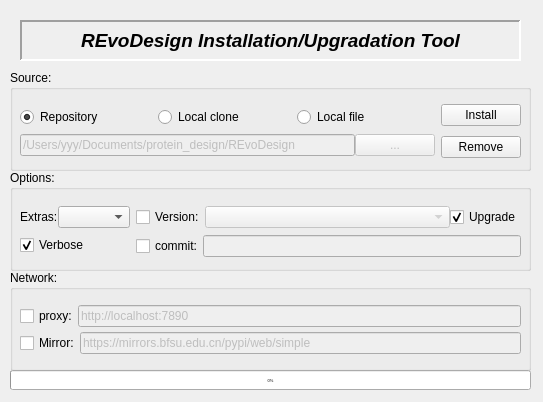
<?xml version="1.0" encoding="UTF-8"?>
<ui version="4.0">
 <class>Dialog</class>
 <widget class="QDialog" name="Dialog">
  <property name="geometry">
   <rect>
    <x>0</x>
    <y>0</y>
    <width>543</width>
    <height>402</height>
   </rect>
  </property>
  <property name="minimumSize">
   <size>
    <width>543</width>
    <height>0</height>
   </size>
  </property>
  <property name="maximumSize">
   <size>
    <width>543</width>
    <height>16777215</height>
   </size>
  </property>
  <property name="windowTitle">
   <string>REvoDesign Installer</string>
  </property>
  <property name="toolTipDuration">
   <number>2</number>
  </property>
  <widget class="QGroupBox" name="groupBox">
   <property name="geometry">
    <rect>
     <x>10</x>
     <y>70</y>
     <width>521</width>
     <height>101</height>
    </rect>
   </property>
   <property name="sizePolicy">
    <sizepolicy hsizetype="Fixed" vsizetype="Fixed">
     <horstretch>0</horstretch>
     <verstretch>0</verstretch>
    </sizepolicy>
   </property>
   <property name="title">
    <string>Source:</string>
   </property>
   <widget class="QWidget" name="horizontalLayoutWidget_2">
    <property name="geometry">
     <rect>
      <x>10</x>
      <y>30</y>
      <width>501</width>
      <height>64</height>
     </rect>
    </property>
    <layout class="QHBoxLayout" name="horizontalLayout_2">
     <item>
      <layout class="QVBoxLayout" name="verticalLayout">
       <property name="spacing">
        <number>0</number>
       </property>
       <item>
        <layout class="QHBoxLayout" name="horizontalLayout_3">
         <item>
          <widget class="QRadioButton" name="radioButton_from_repo">
           <property name="toolTip">
            <string>From GitHub repository</string>
           </property>
           <property name="whatsThis">
            <string/>
           </property>
           <property name="text">
            <string>Repository</string>
           </property>
           <property name="checked">
            <bool>true</bool>
           </property>
          </widget>
         </item>
         <item>
          <widget class="QRadioButton" name="radioButton_from_local_clone">
           <property name="toolTip">
            <string>From project directory containing `pyproject.toml`</string>
           </property>
           <property name="whatsThis">
            <string/>
           </property>
           <property name="text">
            <string>Local clone</string>
           </property>
          </widget>
         </item>
         <item>
          <widget class="QRadioButton" name="radioButton_from_local_file">
           <property name="toolTip">
            <string>From released zip/tarball file</string>
           </property>
           <property name="whatsThis">
            <string/>
           </property>
           <property name="text">
            <string>Local file</string>
           </property>
          </widget>
         </item>
        </layout>
       </item>
       <item>
        <layout class="QHBoxLayout" name="horizontalLayout">
         <item>
          <widget class="QLineEdit" name="lineEdit_local">
           <property name="enabled">
            <bool>false</bool>
           </property>
           <property name="sizePolicy">
            <sizepolicy hsizetype="Expanding" vsizetype="Maximum">
             <horstretch>0</horstretch>
             <verstretch>0</verstretch>
            </sizepolicy>
           </property>
           <property name="toolTip">
            <string>File/directory path to read</string>
           </property>
           <property name="whatsThis">
            <string/>
           </property>
           <property name="text">
            <string>/Users/yyy/Documents/protein_design/REvoDesign</string>
           </property>
          </widget>
         </item>
         <item>
          <widget class="QPushButton" name="pushButton_open">
           <property name="enabled">
            <bool>false</bool>
           </property>
           <property name="sizePolicy">
            <sizepolicy hsizetype="Minimum" vsizetype="Maximum">
             <horstretch>0</horstretch>
             <verstretch>0</verstretch>
            </sizepolicy>
           </property>
           <property name="text">
            <string>...</string>
           </property>
          </widget>
         </item>
        </layout>
       </item>
      </layout>
     </item>
     <item>
      <layout class="QVBoxLayout" name="verticalLayout_2">
       <item>
        <widget class="QPushButton" name="pushButton_install">
         <property name="sizePolicy">
          <sizepolicy hsizetype="Minimum" vsizetype="Fixed">
           <horstretch>0</horstretch>
           <verstretch>0</verstretch>
          </sizepolicy>
         </property>
         <property name="toolTip">
          <string>Install REvoDesign</string>
         </property>
         <property name="text">
          <string>Install</string>
         </property>
        </widget>
       </item>
       <item>
        <widget class="QPushButton" name="pushButton_remove">
         <property name="sizePolicy">
          <sizepolicy hsizetype="Minimum" vsizetype="Fixed">
           <horstretch>0</horstretch>
           <verstretch>0</verstretch>
          </sizepolicy>
         </property>
         <property name="toolTip">
          <string>Remove REvoDesign</string>
         </property>
         <property name="text">
          <string>Remove</string>
         </property>
        </widget>
       </item>
      </layout>
     </item>
    </layout>
   </widget>
  </widget>
  <widget class="QGroupBox" name="groupBox_2">
   <property name="geometry">
    <rect>
     <x>10</x>
     <y>170</y>
     <width>521</width>
     <height>101</height>
    </rect>
   </property>
   <property name="title">
    <string>Options:</string>
   </property>
   <widget class="QWidget" name="horizontalLayoutWidget_8">
    <property name="geometry">
     <rect>
      <x>10</x>
      <y>29</y>
      <width>501</width>
      <height>65</height>
     </rect>
    </property>
    <layout class="QHBoxLayout" name="horizontalLayout_8">
     <item>
      <layout class="QVBoxLayout" name="verticalLayout_3">
       <property name="spacing">
        <number>0</number>
       </property>
       <item>
        <layout class="QHBoxLayout" name="horizontalLayout_4">
         <item>
          <widget class="QLabel" name="label">
           <property name="sizePolicy">
            <sizepolicy hsizetype="Maximum" vsizetype="Preferred">
             <horstretch>0</horstretch>
             <verstretch>0</verstretch>
            </sizepolicy>
           </property>
           <property name="text">
            <string>Extras:</string>
           </property>
          </widget>
         </item>
         <item>
          <widget class="QComboBox" name="comboBox_extras">
           <property name="sizePolicy">
            <sizepolicy hsizetype="Fixed" vsizetype="Fixed">
             <horstretch>0</horstretch>
             <verstretch>0</verstretch>
            </sizepolicy>
           </property>
           <property name="maximumSize">
            <size>
             <width>75</width>
             <height>16777215</height>
            </size>
           </property>
           <property name="toolTip">
            <string>Extra definitions of dependencies.</string>
           </property>
           <property name="whatsThis">
            <string/>
           </property>
          </widget>
         </item>
        </layout>
       </item>
       <item>
        <layout class="QHBoxLayout" name="horizontalLayout_7">
         <item>
          <widget class="QCheckBox" name="checkBox_verbose">
           <property name="text">
            <string>Verbose</string>
           </property>
           <property name="checked">
            <bool>true</bool>
           </property>
          </widget>
         </item>
        </layout>
       </item>
      </layout>
     </item>
     <item>
      <layout class="QVBoxLayout" name="verticalLayout_4">
       <property name="spacing">
        <number>0</number>
       </property>
       <item>
        <layout class="QHBoxLayout" name="horizontalLayout_5">
         <item>
          <widget class="QCheckBox" name="checkBox_specified_version">
           <property name="sizePolicy">
            <sizepolicy hsizetype="Maximum" vsizetype="Fixed">
             <horstretch>0</horstretch>
             <verstretch>0</verstretch>
            </sizepolicy>
           </property>
           <property name="toolTip">
            <string>Install from a specific version</string>
           </property>
           <property name="whatsThis">
            <string/>
           </property>
           <property name="text">
            <string>Version:</string>
           </property>
          </widget>
         </item>
         <item>
          <widget class="QComboBox" name="comboBox_version">
           <property name="enabled">
            <bool>false</bool>
           </property>
           <property name="toolTip">
            <string>Install from a specific version number</string>
           </property>
          </widget>
         </item>
         <item>
          <widget class="QCheckBox" name="checkBox_upgrade">
           <property name="sizePolicy">
            <sizepolicy hsizetype="Maximum" vsizetype="Fixed">
             <horstretch>0</horstretch>
             <verstretch>0</verstretch>
            </sizepolicy>
           </property>
           <property name="toolTip">
            <string>Upgrade to the latest</string>
           </property>
           <property name="statusTip">
            <string/>
           </property>
           <property name="text">
            <string>Upgrade</string>
           </property>
           <property name="checked">
            <bool>true</bool>
           </property>
          </widget>
         </item>
        </layout>
       </item>
       <item>
        <layout class="QHBoxLayout" name="horizontalLayout_6">
         <item>
          <widget class="QCheckBox" name="checkBox_specified_commit">
           <property name="sizePolicy">
            <sizepolicy hsizetype="Maximum" vsizetype="Fixed">
             <horstretch>0</horstretch>
             <verstretch>0</verstretch>
            </sizepolicy>
           </property>
           <property name="toolTip">
            <string>Install from a specific commit/branch</string>
           </property>
           <property name="text">
            <string>commit:</string>
           </property>
          </widget>
         </item>
         <item>
          <widget class="QLineEdit" name="lineEdit_commit">
           <property name="enabled">
            <bool>false</bool>
           </property>
           <property name="toolTip">
            <string>Install from a specific commit/branch</string>
           </property>
          </widget>
         </item>
        </layout>
       </item>
      </layout>
     </item>
    </layout>
   </widget>
  </widget>
  <widget class="QLabel" name="label_2">
   <property name="geometry">
    <rect>
     <x>20</x>
     <y>20</y>
     <width>501</width>
     <height>41</height>
    </rect>
   </property>
   <property name="font">
    <font>
     <pointsize>14</pointsize>
     <weight>75</weight>
     <italic>true</italic>
     <bold>true</bold>
     <underline>false</underline>
     <strikeout>false</strikeout>
    </font>
   </property>
   <property name="frameShape">
    <enum>QFrame::Panel</enum>
   </property>
   <property name="frameShadow">
    <enum>QFrame::Sunken</enum>
   </property>
   <property name="lineWidth">
    <number>2</number>
   </property>
   <property name="midLineWidth">
    <number>0</number>
   </property>
   <property name="text">
    <string>REvoDesign Installation/Upgradation Tool</string>
   </property>
   <property name="textFormat">
    <enum>Qt::RichText</enum>
   </property>
   <property name="alignment">
    <set>Qt::AlignCenter</set>
   </property>
   <property name="margin">
    <number>3</number>
   </property>
  </widget>
  <widget class="QGroupBox" name="groupBox_3">
   <property name="geometry">
    <rect>
     <x>10</x>
     <y>270</y>
     <width>521</width>
     <height>101</height>
    </rect>
   </property>
   <property name="title">
    <string>Network:</string>
   </property>
   <widget class="QWidget" name="verticalLayoutWidget">
    <property name="geometry">
     <rect>
      <x>10</x>
      <y>30</y>
      <width>501</width>
      <height>61</height>
     </rect>
    </property>
    <layout class="QVBoxLayout" name="verticalLayout_5">
     <property name="spacing">
      <number>0</number>
     </property>
     <item>
      <layout class="QHBoxLayout" name="horizontalLayout_9">
       <item>
        <widget class="QCheckBox" name="checkBox_use_proxy">
         <property name="sizePolicy">
          <sizepolicy hsizetype="Maximum" vsizetype="Fixed">
           <horstretch>0</horstretch>
           <verstretch>0</verstretch>
          </sizepolicy>
         </property>
         <property name="toolTip">
          <string>Enable http proxy</string>
         </property>
         <property name="text">
          <string>proxy:</string>
         </property>
        </widget>
       </item>
       <item>
        <widget class="QLineEdit" name="lineEdit_proxy_url">
         <property name="enabled">
          <bool>false</bool>
         </property>
         <property name="toolTip">
          <string>HTTP proxy</string>
         </property>
         <property name="text">
          <string>http://localhost:7890</string>
         </property>
        </widget>
       </item>
      </layout>
     </item>
     <item>
      <layout class="QHBoxLayout" name="horizontalLayout_10">
       <item>
        <widget class="QCheckBox" name="checkBox_use_mirror">
         <property name="sizePolicy">
          <sizepolicy hsizetype="Maximum" vsizetype="Fixed">
           <horstretch>0</horstretch>
           <verstretch>0</verstretch>
          </sizepolicy>
         </property>
         <property name="toolTip">
          <string>Enable PyPi mirror</string>
         </property>
         <property name="text">
          <string>Mirror:</string>
         </property>
        </widget>
       </item>
       <item>
        <widget class="QLineEdit" name="lineEdit_mirror_url">
         <property name="enabled">
          <bool>false</bool>
         </property>
         <property name="toolTip">
          <string>Set PyPi mirror URL</string>
         </property>
         <property name="text">
          <string>https://mirrors.bfsu.edu.cn/pypi/web/simple</string>
         </property>
        </widget>
       </item>
      </layout>
     </item>
    </layout>
   </widget>
  </widget>
  <widget class="QProgressBar" name="progressBar">
   <property name="geometry">
    <rect>
     <x>10</x>
     <y>370</y>
     <width>521</width>
     <height>20</height>
    </rect>
   </property>
   <property name="sizePolicy">
    <sizepolicy hsizetype="Preferred" vsizetype="Maximum">
     <horstretch>0</horstretch>
     <verstretch>0</verstretch>
    </sizepolicy>
   </property>
   <property name="minimumSize">
    <size>
     <width>0</width>
     <height>0</height>
    </size>
   </property>
   <property name="sizeIncrement">
    <size>
     <width>0</width>
     <height>0</height>
    </size>
   </property>
   <property name="baseSize">
    <size>
     <width>0</width>
     <height>0</height>
    </size>
   </property>
   <property name="font">
    <font>
     <pointsize>3</pointsize>
    </font>
   </property>
   <property name="value">
    <number>0</number>
   </property>
   <property name="alignment">
    <set>Qt::AlignHCenter|Qt::AlignTop</set>
   </property>
   <property name="orientation">
    <enum>Qt::Horizontal</enum>
   </property>
   <property name="textDirection">
    <enum>QProgressBar::TopToBottom</enum>
   </property>
  </widget>
 </widget>
 <resources/>
 <connections>
  <connection>
   <sender>radioButton_from_repo</sender>
   <signal>toggled(bool)</signal>
   <receiver>lineEdit_local</receiver>
   <slot>setDisabled(bool)</slot>
   <hints>
    <hint type="sourcelabel">
     <x>85</x>
     <y>118</y>
    </hint>
    <hint type="destinationlabel">
     <x>231</x>
     <y>100</y>
    </hint>
   </hints>
  </connection>
  <connection>
   <sender>radioButton_from_repo</sender>
   <signal>toggled(bool)</signal>
   <receiver>pushButton_open</receiver>
   <slot>setDisabled(bool)</slot>
   <hints>
    <hint type="sourcelabel">
     <x>85</x>
     <y>118</y>
    </hint>
    <hint type="destinationlabel">
     <x>398</x>
     <y>101</y>
    </hint>
   </hints>
  </connection>
  <connection>
   <sender>checkBox_specified_version</sender>
   <signal>toggled(bool)</signal>
   <receiver>comboBox_version</receiver>
   <slot>setEnabled(bool)</slot>
   <hints>
    <hint type="sourcelabel">
     <x>222</x>
     <y>186</y>
    </hint>
    <hint type="destinationlabel">
     <x>345</x>
     <y>187</y>
    </hint>
   </hints>
  </connection>
  <connection>
   <sender>checkBox_specified_commit</sender>
   <signal>toggled(bool)</signal>
   <receiver>lineEdit_commit</receiver>
   <slot>setEnabled(bool)</slot>
   <hints>
    <hint type="sourcelabel">
     <x>221</x>
     <y>227</y>
    </hint>
    <hint type="destinationlabel">
     <x>388</x>
     <y>227</y>
    </hint>
   </hints>
  </connection>
  <connection>
   <sender>radioButton_from_local_clone</sender>
   <signal>toggled(bool)</signal>
   <receiver>lineEdit_local</receiver>
   <slot>setEnabled(bool)</slot>
   <hints>
    <hint type="sourcelabel">
     <x>223</x>
     <y>118</y>
    </hint>
    <hint type="destinationlabel">
     <x>195</x>
     <y>160</y>
    </hint>
   </hints>
  </connection>
  <connection>
   <sender>radioButton_from_local_clone</sender>
   <signal>toggled(bool)</signal>
   <receiver>pushButton_open</receiver>
   <slot>setEnabled(bool)</slot>
   <hints>
    <hint type="sourcelabel">
     <x>223</x>
     <y>118</y>
    </hint>
    <hint type="destinationlabel">
     <x>398</x>
     <y>161</y>
    </hint>
   </hints>
  </connection>
  <connection>
   <sender>radioButton_from_local_file</sender>
   <signal>toggled(bool)</signal>
   <receiver>lineEdit_local</receiver>
   <slot>setEnabled(bool)</slot>
   <hints>
    <hint type="sourcelabel">
     <x>360</x>
     <y>118</y>
    </hint>
    <hint type="destinationlabel">
     <x>195</x>
     <y>160</y>
    </hint>
   </hints>
  </connection>
  <connection>
   <sender>radioButton_from_local_file</sender>
   <signal>toggled(bool)</signal>
   <receiver>pushButton_open</receiver>
   <slot>setEnabled(bool)</slot>
   <hints>
    <hint type="sourcelabel">
     <x>360</x>
     <y>118</y>
    </hint>
    <hint type="destinationlabel">
     <x>398</x>
     <y>161</y>
    </hint>
   </hints>
  </connection>
  <connection>
   <sender>radioButton_from_local_file</sender>
   <signal>toggled(bool)</signal>
   <receiver>comboBox_version</receiver>
   <slot>setDisabled(bool)</slot>
   <hints>
    <hint type="sourcelabel">
     <x>360</x>
     <y>113</y>
    </hint>
    <hint type="destinationlabel">
     <x>347</x>
     <y>215</y>
    </hint>
   </hints>
  </connection>
  <connection>
   <sender>checkBox_use_proxy</sender>
   <signal>toggled(bool)</signal>
   <receiver>lineEdit_proxy_url</receiver>
   <slot>setEnabled(bool)</slot>
   <hints>
    <hint type="sourcelabel">
     <x>51</x>
     <y>344</y>
    </hint>
    <hint type="destinationlabel">
     <x>301</x>
     <y>344</y>
    </hint>
   </hints>
  </connection>
  <connection>
   <sender>checkBox_use_mirror</sender>
   <signal>toggled(bool)</signal>
   <receiver>lineEdit_mirror_url</receiver>
   <slot>setEnabled(bool)</slot>
   <hints>
    <hint type="sourcelabel">
     <x>52</x>
     <y>369</y>
    </hint>
    <hint type="destinationlabel">
     <x>303</x>
     <y>369</y>
    </hint>
   </hints>
  </connection>
  <connection>
   <sender>radioButton_from_local_file</sender>
   <signal>toggled(bool)</signal>
   <receiver>checkBox_specified_version</receiver>
   <slot>setDisabled(bool)</slot>
   <hints>
    <hint type="sourcelabel">
     <x>360</x>
     <y>113</y>
    </hint>
    <hint type="destinationlabel">
     <x>224</x>
     <y>214</y>
    </hint>
   </hints>
  </connection>
  <connection>
   <sender>radioButton_from_local_file</sender>
   <signal>toggled(bool)</signal>
   <receiver>checkBox_specified_commit</receiver>
   <slot>setDisabled(bool)</slot>
   <hints>
    <hint type="sourcelabel">
     <x>360</x>
     <y>113</y>
    </hint>
    <hint type="destinationlabel">
     <x>223</x>
     <y>243</y>
    </hint>
   </hints>
  </connection>
  <connection>
   <sender>radioButton_from_local_file</sender>
   <signal>toggled(bool)</signal>
   <receiver>lineEdit_commit</receiver>
   <slot>setDisabled(bool)</slot>
   <hints>
    <hint type="sourcelabel">
     <x>360</x>
     <y>113</y>
    </hint>
    <hint type="destinationlabel">
     <x>389</x>
     <y>243</y>
    </hint>
   </hints>
  </connection>
  <connection>
   <sender>radioButton_from_local_clone</sender>
   <signal>toggled(bool)</signal>
   <receiver>comboBox_version</receiver>
   <slot>setDisabled(bool)</slot>
   <hints>
    <hint type="sourcelabel">
     <x>223</x>
     <y>113</y>
    </hint>
    <hint type="destinationlabel">
     <x>347</x>
     <y>215</y>
    </hint>
   </hints>
  </connection>
  <connection>
   <sender>radioButton_from_local_clone</sender>
   <signal>toggled(bool)</signal>
   <receiver>checkBox_specified_version</receiver>
   <slot>setDisabled(bool)</slot>
   <hints>
    <hint type="sourcelabel">
     <x>223</x>
     <y>113</y>
    </hint>
    <hint type="destinationlabel">
     <x>224</x>
     <y>214</y>
    </hint>
   </hints>
  </connection>
  <connection>
   <sender>radioButton_from_local_clone</sender>
   <signal>toggled(bool)</signal>
   <receiver>checkBox_specified_commit</receiver>
   <slot>setDisabled(bool)</slot>
   <hints>
    <hint type="sourcelabel">
     <x>223</x>
     <y>113</y>
    </hint>
    <hint type="destinationlabel">
     <x>223</x>
     <y>243</y>
    </hint>
   </hints>
  </connection>
  <connection>
   <sender>radioButton_from_local_clone</sender>
   <signal>toggled(bool)</signal>
   <receiver>lineEdit_commit</receiver>
   <slot>setDisabled(bool)</slot>
   <hints>
    <hint type="sourcelabel">
     <x>223</x>
     <y>113</y>
    </hint>
    <hint type="destinationlabel">
     <x>389</x>
     <y>243</y>
    </hint>
   </hints>
  </connection>
 </connections>
</ui>
